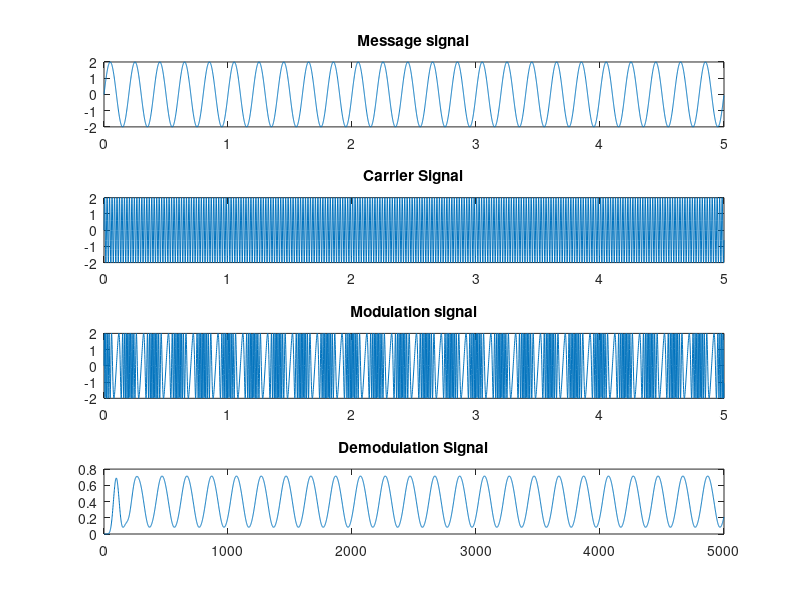

Source code (MATLAB):
clc;
clear all;
close all;

Am = 2;
fm = 5;

Ac = 2;
fc = 50;

fs = 1000;
T = 5;
t = 0 : 1/fs : T - 1/fs;
%t = 0:0.001:1;

%Message signal

Message_signal = Am*sin(2*pi*fm*t);
subplot(4,1,1);
plot(t, Message_signal);
title("Message signal");

%Carrier signal;

Carrier_signal = Ac * sin(2*pi*fc*t);
subplot(4,1,2);
plot(t, Carrier_signal);
title("Carrier Signal")

%Modulation Signal;

%k = fc/Ac;
k = 20;
B = (k*Am)/fm;

Modulation_signal = Ac*sin(2*pi*fc*t + (B.*sin(2*pi*fm*t)));
subplot(4,1,3);
plot(t, Modulation_signal);
title("Modulation signal");

%Demodulation signal;

x = diff(Modulation_signal);
y = abs(x);
[b,a] = butter(10, 0.03);
Demodulation_signal = filter(b,a,y);

subplot(4,1,4);
plot(Demodulation_signal);
title("Demodulation Signal");
